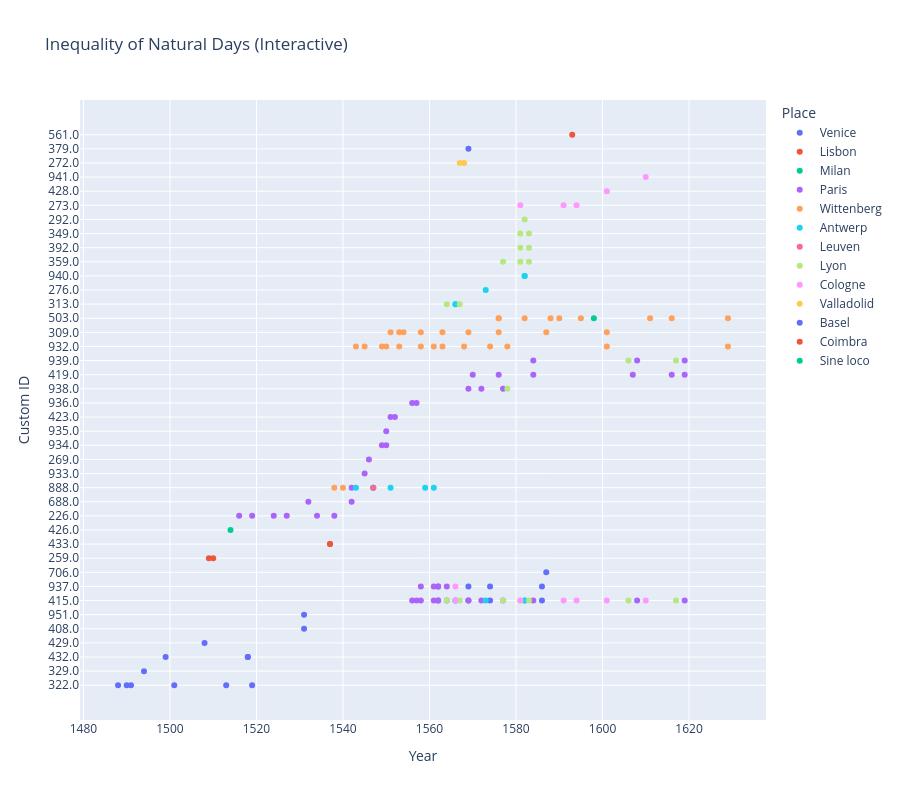
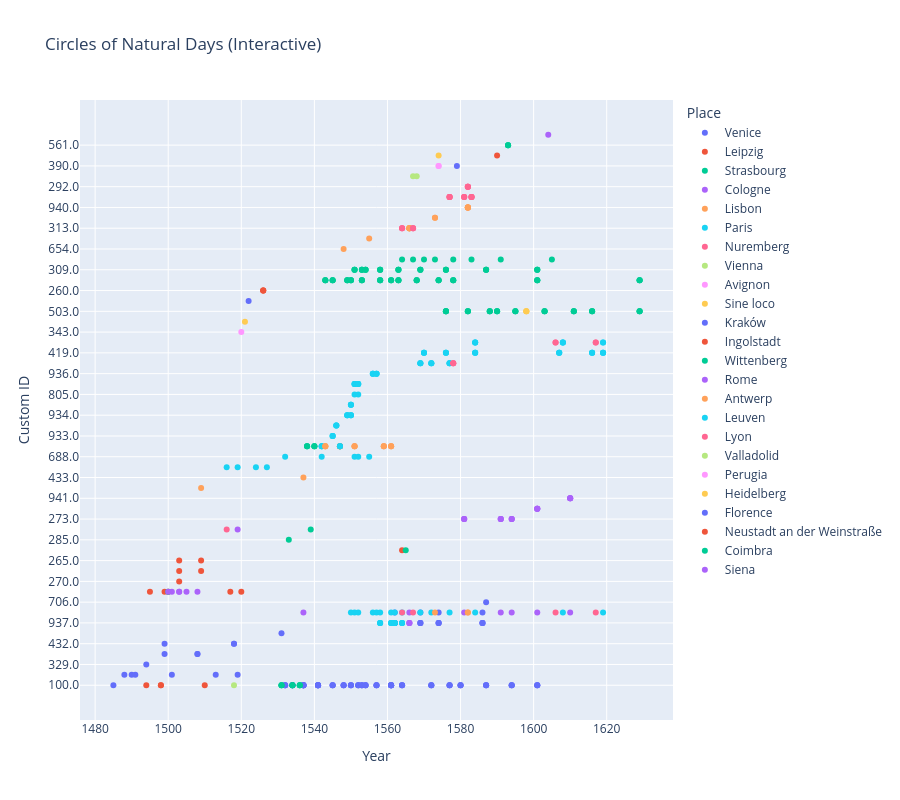
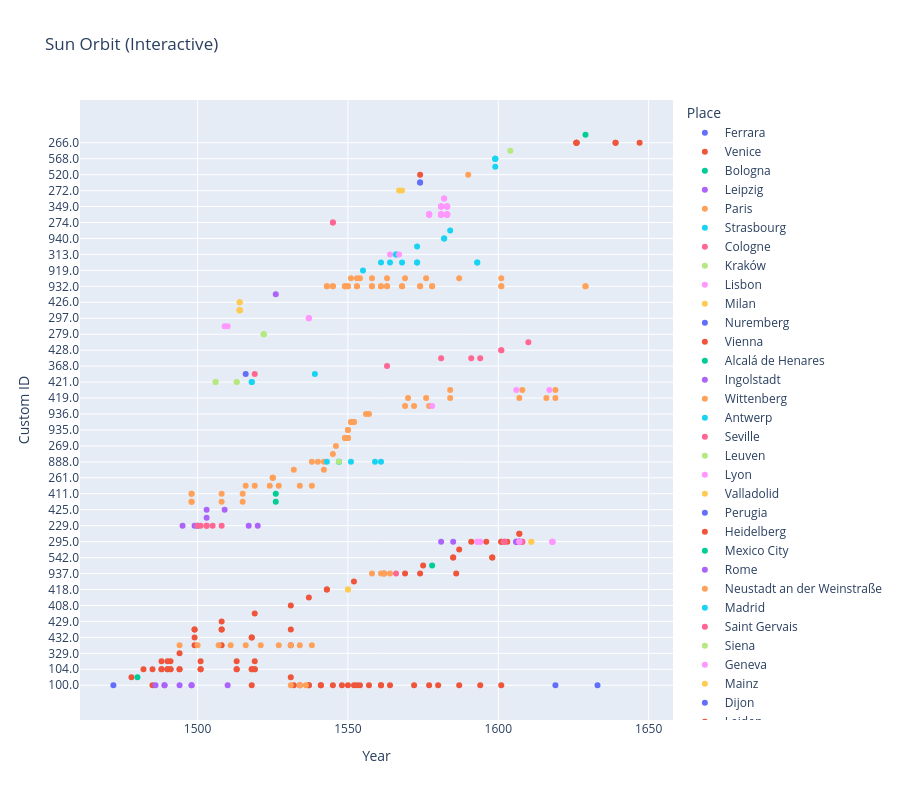
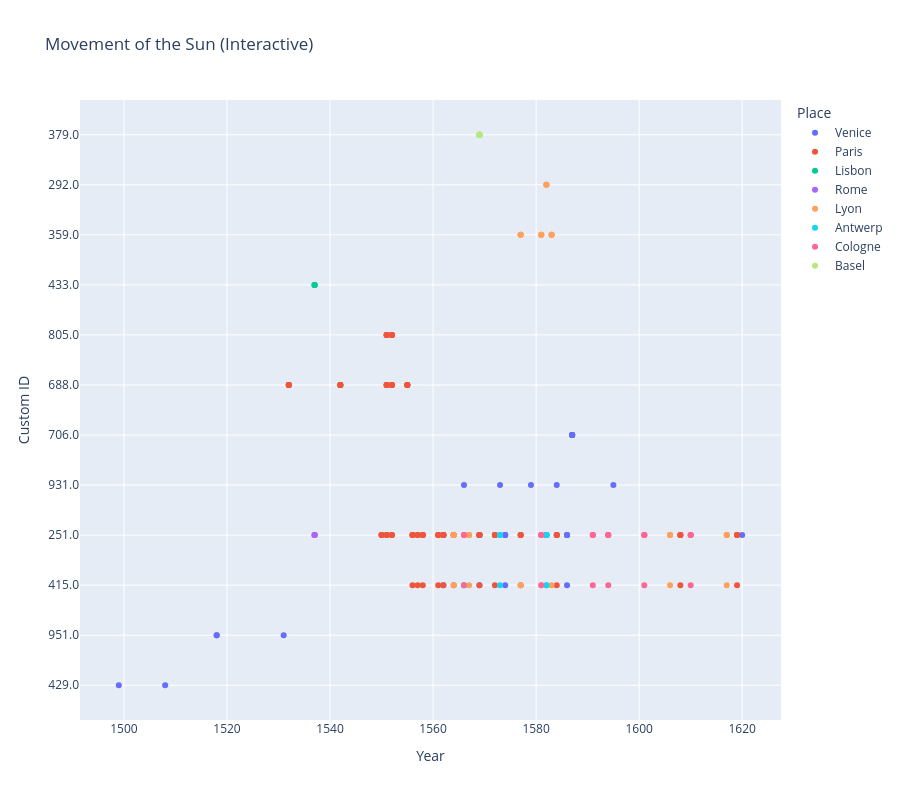

These figures' notebook cell, in order:
### Code cell
# Individual interactive scatter plots per CK type
def show_dynamic_plot(df, cat_name, title, y_col='custom_identifier_str', color_col='place'):
    subset = df[df['category'].str.contains(cat_name, na=False)].copy()
    if subset.empty:
        print(f"No data for {cat_name}")
        return

    fig = px.scatter(
        subset,
        x='year',
        y=y_col,
        color=color_col,
        hover_data=['category', 'part_or_adaption_label', 'book', 'cks'],
        title=f'{title} (Interactive)',
        labels={'custom_identifier_str': 'Custom ID', 'year': 'Year', 'place': 'Place'}
    )
    fig.update_layout(height=800)
    fig.show()

for kw in keywords:
    cat_name = kw.replace('CK_', '')
    show_dynamic_plot(plot_df, cat_name, cat_name)
